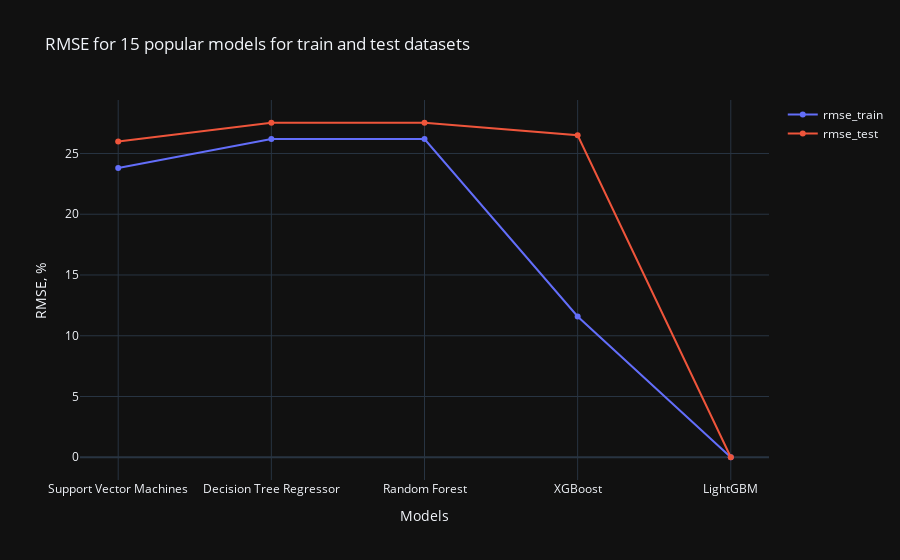

This figure's notebook cell:
### Code cell
# Plot with plotly dark theme
import plotly.graph_objects as go
fig = go.Figure()
fig.add_trace(go.Scatter(x=models['Model'], y=models['rmse_train'], name='rmse_train'))
fig.add_trace(go.Scatter(x=models['Model'], y=models['rmse_test'], name='rmse_test'))
fig.update_layout(title='RMSE for 15 popular models for train and test datasets',
                   xaxis_title='Models',
                   yaxis_title='RMSE, %')
fig.update_layout(template='plotly_dark')
fig.show()

### Figure 1 — Plotly figure (JSON) as saved in the notebook; plotly's stock layout.template omitted (floating-point values rounded to 4 significant figures)
{"data": [{"name": "rmse_train", "x": ["Support Vector Machines", "Decision Tree Regressor", "Random Forest", "XGBoost", "LightGBM"], "y": [23.81, 26.19, 26.19, 11.59, 0.0], "type": "scatter"}, {"name": "rmse_test", "x": ["Support Vector Machines", "Decision Tree Regressor", "Random Forest", "XGBoost", "LightGBM"], "y": [25.99, 27.53, 27.53, 26.5, 0.0], "type": "scatter"}], "layout": {"title": {"text": "RMSE for 15 popular models for train and test datasets"}, "xaxis": {"title": {"text": "Models"}}, "yaxis": {"title": {"text": "RMSE, %"}}}}
